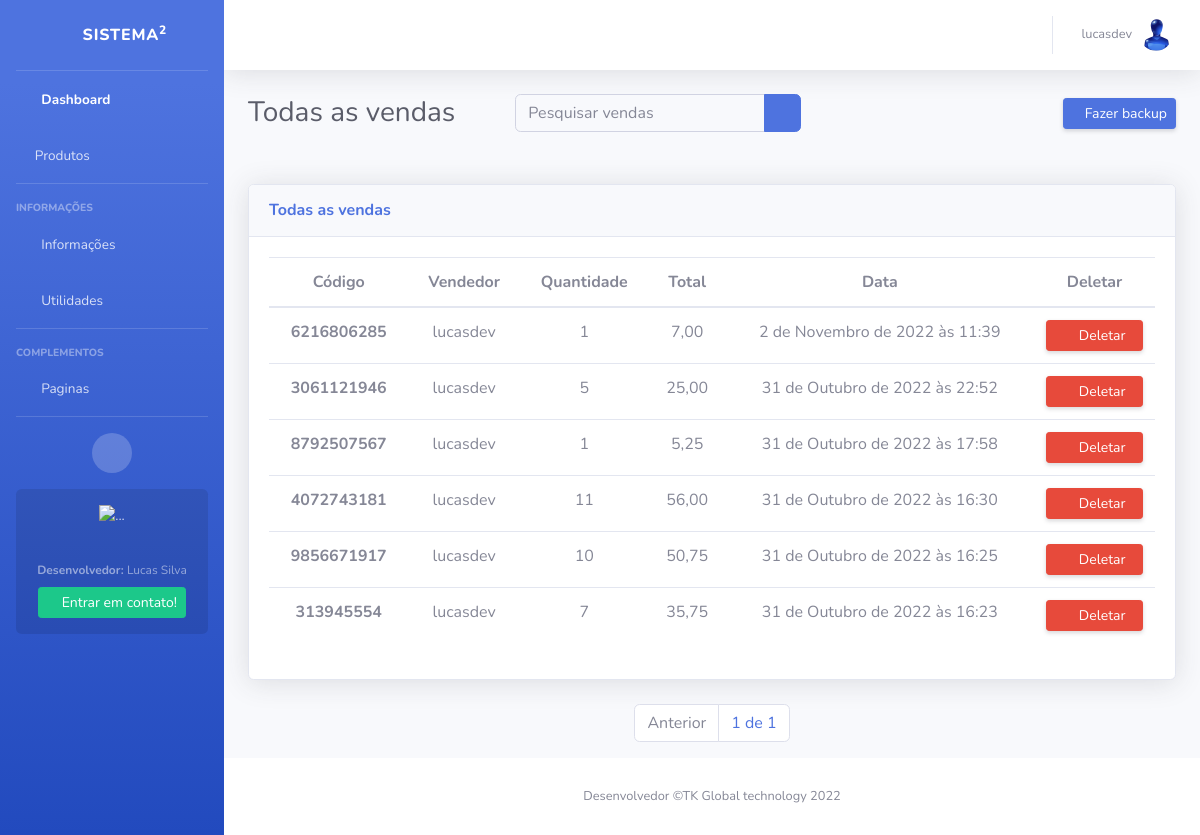
Before: /vendas/todas-as-vendas/ (signed in) with the older database file.
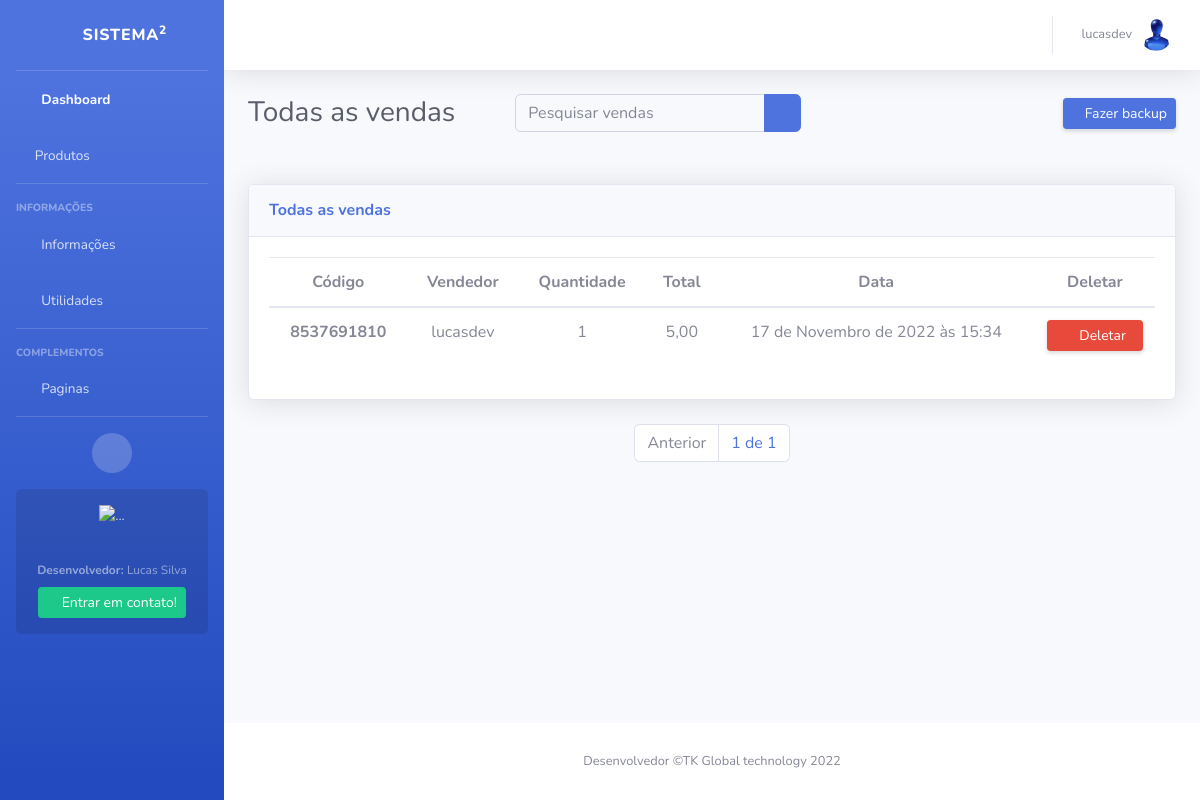
After: the same page with the newer database file.
### apps/sales_products/models/sales.py (models this page shows, shortened)
class SellProduct(models.Model):
    code_sale = models.BigIntegerField(default=generate_id, editable=False)
    sold_by = models.ForeignKey(User, on_delete=models.CASCADE)
    cart_product = models.ForeignKey(Cart, on_delete=models.CASCADE, null=True, blank=True)
    quantity = models.BigIntegerField(default=1, null=True, blank=True)
    amount = models.DecimalField(decimal_places=2, max_digits=9, null=True, blank=True, editable=False)
    date_sale = models.DateTimeField(auto_now_add=True)
    class Meta:
        db_table = 'sales'
        verbose_name = 'Produtos vendidos'
        verbose_name_plural = 'Produtos vendidos'
        ordering = ('-date_sale',)

### apps/sales_products/views/sales.py (the view, shortened to what this page needs)
# urls.py: path('todas-as-vendas/', ProductsSoldView.as_view(), name='all_producs_sold'),
class ProductsSoldView(LoginRequiredMixin, ListView):
    template_name = 'products-solds.html'
    redirect_field_name = 'login'
    model = SellProduct
    def get(self, request, *args, **kwargs):
        self.object_list = self.get_queryset()
        allow_empty = self.get_allow_empty()
        sell = SellProduct.objects.all().order_by('-date_sale')
        queryset = request.GET.get('q')
        print(queryset)
        paginator = Paginator(sell, 10)
        page = self.request.GET.get('page')
        posts = paginator.get_page(page)
        context = dict()
        context['posts'] = posts
        return self.render_to_response(context)

### apps/sales_products/templates/products-solds.html (shortened to what this page needs)
{% extends 'base.html' %}
{% load static %}
{% block body %}
<div class="container-fluid">
    <div class="d-sm-flex align-items-center justify-content-between mb-5">
        <h1 class="h3 mb-0 text-gray-800">Todas as vendas</h1>
        <form class="d-none d-sm-inline-block form-inline mr-auto ml-md-5 my-2 my-md-0 mw-100 navbar-search col-md-4" method="GET">
            <div class="input-group">
                <input name="q" value="{{ request.GET.q }}" type="search" class="form-control bg-light border-1 small" placeholder="Pesquisar vendas"
                    aria-label="Search" aria-describedby="basic-addon2">
                <div class="input-group-append">
                    <button class="btn btn-primary" type="submit">
                        <i class="fas fa-search fa-sm"></i>
                    </button>
                </div>
            </div>
        </form>
        <a href="{% url 'backup_products_sold' %}" class="d-none d-sm-inline-block btn btn-sm btn-primary shadow-sm">
            <i class="fas fa-download fa-sm text-white-50"></i> Fazer backup
        </a>
    </div>
    <div class="row">
        <div class="col-xl-12 col-lg-12">
            <div class="card shadow mb-4">
                <div
                    class="card-header py-3 d-flex flex-row align-items-center justify-content-between">
                    <h6 class="m-0 font-weight-bold text-primary">Todas as vendas</h6>
                </div>
                <div class="card-body">
                    <div class="table-responsive-sm">
                        <table class="table table-hover">
                            <thead>
                            <tr  class="text-center">
                                <th scope="col">Código</th>
                                <th scope="col">Vendedor</th>
                                <th scope="col">Quantidade</th>
                                <th scope="col">Total</th>
                                <th scope="col">Data</th>
                                <th scope="col">Deletar</th>
                            </tr>
                            </thead>
                            <tbody>
                            {% for sell_prod in posts %}
                            <tr class="text-center">
                                <th scope="row">{{sell_prod.code_sale}}</th>
                                <td>{{sell_prod.sold_by}}</td>
                                <td>{{sell_prod.quantity}}</td>
                                <td>{{sell_prod.amount}}</td>
                                <td>{{sell_prod.date_sale}}</td>
                                <td>
                                    <form action="{% url 'delete_produc_sold' sell_prod.pk %}" method="post">
                                        <button class="d-none d-sm-inline-block btn btn-sm btn-danger shadow-sm float-left col-md-12" type="submit">
                                            <i class="fas fa-trash mt-1 fa-sm fa-fw text-gray-100 float-left"></i>
                                            Deletar
                                        </button>
                                    </form>
                                </td>
                            </tr>
                            {% endfor %}
                        </table>
                    </div>
                </div>
            </div>
        </div>
    </div>
    <nav aria-label="Navegação de página exemplo">
        <ul class="pagination justify-content-center" style="justify-content: center; display: flex;">
            {% if posts.has_previous != 0 %}
                <li class="page-item">
                    <a class="page-link" href="?page={{ posts.previous_page_number }}">Anterior</a>
                </li>
            {% else %}
                <li class="page-item disabled">
                    <a class="page-link">Anterior</a>
                </li>
            {% endif %}
                <li class="page-item">
                    <a class="page-link" href="#">{{ posts.number }} de {{ posts.paginator.num_pages }}</a>
                </li>
        </ul>
    </nav>
</div>
{% endblock body %}

Changed rows visible on the page:
removed SellProduct: code_sale "6216806285", sold_by "lucasdev", quantity "1", amount "7,00", date_sale "2 de Novembro de 2022 às 11:39"
removed SellProduct: code_sale "3061121946", sold_by "lucasdev", quantity "5", amount "25,00", date_sale "31 de Outubro de 2022 às 22:52"
removed SellProduct: code_sale "8792507567", sold_by "lucasdev", quantity "1", amount "5,25", date_sale "31 de Outubro de 2022 às 17:58"
removed SellProduct: code_sale "4072743181", sold_by "lucasdev", quantity "11", amount "56,00", date_sale "31 de Outubro de 2022 às 16:30"
removed SellProduct: code_sale "9856671917", sold_by "lucasdev", quantity "10", amount "50,75", date_sale "31 de Outubro de 2022 às 16:25"
removed SellProduct: code_sale "313945554", sold_by "lucasdev", quantity "7", amount "35,75", date_sale "31 de Outubro de 2022 às 16:23"
added SellProduct: code_sale "8537691810", sold_by "lucasdev", quantity "1", amount "5,00", date_sale "17 de Novembro de 2022 às 15:34"
